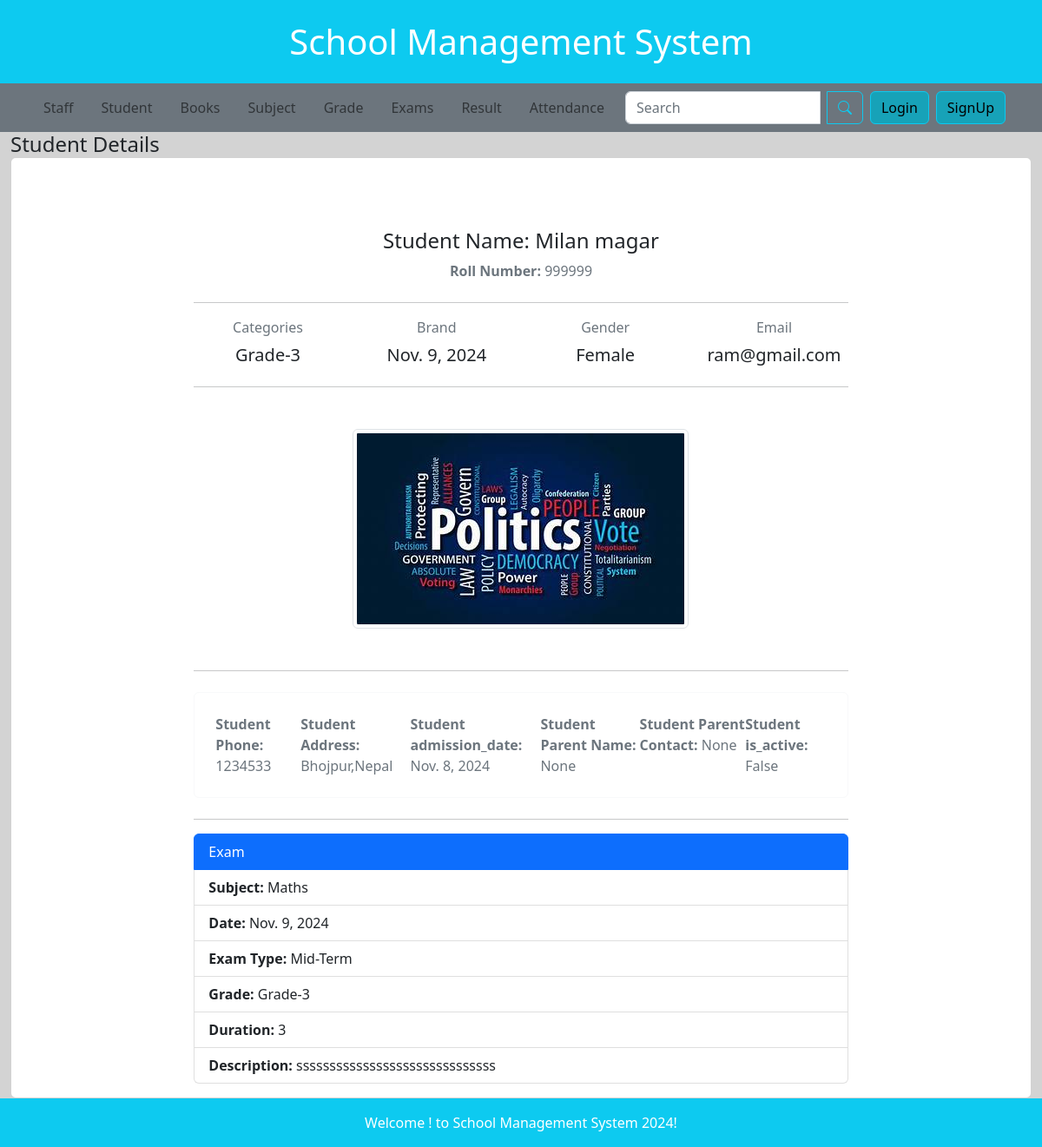
The app's page /student/2detail with its own data.
### smsapp/models.py (models this page shows, shortened)
class DateTimeModel(models.Model):
    created_at = models.DateTimeField(auto_now_add=True)
    updated_at = models.DateTimeField(auto_now=True)
    class Meta:
        abstract = True  # This makes DateTimeModel an abstract base class

class Student(DateTimeModel):
    name = models.CharField(max_length=100)
    roll_number = models.CharField(max_length=10, unique=True)
    grade = models.ForeignKey(Grade, on_delete=models.CASCADE, related_name='students')
    date_of_birth = models.DateField()
    gender = models.CharField(max_length=10, choices=[('Male', 'Male'), ('Female', 'Female'), ('Other', 'Other')])
    email = models.EmailField(unique=True, blank=True, null=True)
    phone = models.CharField(max_length=15, blank=True, null=True)  # Changed to CharField
    address = models.CharField(max_length=255, blank=True, null=True)
    admission_date = models.DateField()
    profile_picture = models.ImageField(upload_to='students/', blank=True, null=True)
    parent_name = models.CharField(max_length=100, blank=True, null=True)
    parent_contact = models.CharField(max_length=15, blank=True, null=True)
    is_active = models.BooleanField(default=True)

class Grade(DateTimeModel):
    name = models.CharField(max_length=50, unique=True)
    description = models.TextField(blank=True, null=True)
    def __str__(self):
        return self.name

class Exam(DateTimeModel):
    EXAM_TYPE_CHOICES = [
        ('Mid-Term', 'Mid-Term'),
        ('Final-Term', 'Final-Term'),
    ]
    subject = models.ForeignKey(Subject, on_delete=models.CASCADE, related_name='exams')
    date = models.DateField()
    exam_type = models.CharField(max_length=10, choices=EXAM_TYPE_CHOICES)
    grade = models.ForeignKey(Grade, on_delete=models.CASCADE, related_name='exams')
    duration = models.PositiveIntegerField(help_text="Duration in minutes")
    description = models.TextField(blank=True, null=True)

class Subject(DateTimeModel):
    name = models.CharField(max_length=100, unique=True)
    grade = models.ForeignKey('Grade', on_delete=models.CASCADE)
    description = models.TextField(blank=True, null=True)

### smsapp/views.py (the view)
# urls.py: path('student/<int:id>detail', StudentDetailView.as_view(), name='student_detail'),
class StudentDetailView(TemplateView):
    template_name = "student/detail.html"
    def get_context_data(self, **kwargs):
        context = super().get_context_data(**kwargs)
        student_id = self.kwargs.get('id')
        detail_obj = Student.objects.get(id=student_id)
        exam_obj = Exam.objects.get(id=student_id)
        context['exam_detail'] = exam_obj
        context['student_detail'] = detail_obj
        return context

### templates/student/detail.html (shortened to what this page needs)
{% extends 'home.html' %}
{% load static %}
{% block mainblock %}
<div class="main-content">
    <div class="page-content">
        <div class="container-fluid">
            <div class="row">
                <div class="col-12">
                    <div class="page-title-box d-flex align-items-center justify-content-between">
                        <h4 class="mb-0 font-size-18">Student Details</h4>
                    </div>
                </div>
            </div>
            <div class="row">
                <div class="col-lg-12">
                    <div class="card">
                        <div class="card-body">
                            <div class="pt-3">
                                <div class="row justify-content-center">
                                    <div class="col-xl-8">
                                        <div>
                                            <div class="text-center">
                                                <div class="mb-4">
                                                    <a href="#" class="badge badge-light font-size-12">
                                                    </a>
                                                </div>
                                                <h4>Student Name: {{ student_detail.name }}</h4>
                                                <p class="text-muted mb-4"><b>Roll Number:</b>  {{ student_detail.roll_number }}</p>
                                            </div>
                                            <hr>
                                            <div class="text-center">
                                                <div class="row">
                                                    <div class="col-sm-3">
                                                        <div>
                                                            <p class="text-muted mb-2">Categories</p>
                                                            <h5 class="font-size-15">{{ student_detail.grade }}</h5>
                                                        </div>
                                                    </div>
                                                    <div class="col-sm-3">
                                                        <div class="mt-4 mt-sm-0">
                                                            <p class="text-muted mb-2">Brand</p>
                                                            <h5 class="font-size-15">{{ student_detail.date_of_birth }}</h5>
                                                        </div>
                                                    </div>
                                                    <div class="col-sm-3">
                                                        <div class="mt-4 mt-sm-0">
                                                            <p class="text-muted mb-2">Gender</p>
                                                            <h5 class="font-size-15">{{ student_detail.gender }}</h5>
                                                        </div>
                                                    </div>
                                                    <div class="col-sm-3">
                                                        <div class="mt-4 mt-sm-0">
                                                            <p class="text-muted mb-2">Email</p>
                                                            <h5 class="font-size-15">{{ student_detail.email }}</h5>
                                                        </div>
                                                    </div>
                                                </div>
                                            </div>
                                            <hr>
                                            <div class="my-5">
                                                <img src="{{ student_detail.profile_picture.url }}" alt="" class="img-thumbnail mx-auto d-block">
                                            </div>
                                            <hr>
                                            <div class="mt-4">
                                                <div class="text-muted font-size-14">
                                                    <blockquote class="p-4 border-light border rounded mb-4">
                                                        <div class="d-flex">
                                                            <div>
                                                                <p class="mb-0"><b>Student Phone: </b>{{ student_detail.phone }}</p>
                                                            </div>
                                                            <div>
                                                                <p class="mb-0"><b>Student Address: </b>{{ student_detail.address }}</p>
                                                            </div>
                                                            <div>
                                                                <p class="mb-0"><b>Student admission_date: </b>{{ student_detail.admission_date }}</p>
                                                            </div>
                                                            <div>
                                                                <p class="mb-0"><b>Student Parent Name: </b>{{ student_detail.parent_name }}</p>
                                                            </div>
                                                            <div>
                                                                <p class="mb-0"><b>Student Parent Contact: </b>{{ student_detail.parent_contact }}</p>
                                                            </div>
                                                            <div>
                                                                <p class="mb-0"><b>Student is_active: </b>{{ student_detail.is_active }}</p>
                                                            </div>
                                                        </div>
                                                    </blockquote>
                                                </div>
                                                <hr>
                                            </div>
                                            <div>
                                                <ul class="list-group">
                                                    <li class="list-group-item active">{{exam_detail.student.name}} Exam</li>
                                                    <li class="list-group-item"><b>Subject: </b>{{exam_detail.subject.name}}</li>
                                                    <li class="list-group-item"><b>Date: </b>{{exam_detail.date}}</li>
                                                    <li class="list-group-item"><b>Exam Type: </b>{{exam_detail.exam_type}}</li>
                                                    <li class="list-group-item"><b>Grade: </b>{{exam_detail.grade}}</li>
                                                    <li class="list-group-item"><b>Duration: </b>{{exam_detail.duration}}</li>
                                                    <li class="list-group-item"><b>Description: </b>{{exam_detail.description}}</li>
                                                  </ul>
                                            </div>
                                        </div>
                                    </div>
                                </div>
                            </div>
                        </div>
                    </div>
                </div>
            </div>
        </div>
    </div>
</div>
{% endblock %}

### templates/home.html (shortened to what this page needs)
<!DOCTYPE html>
<html lang="en">
    <head>
        <link rel="stylesheet" href="https://cdn.jsdelivr.net/npm/bootstrap@5.2.3/dist/css/bootstrap.min.css" />
        <link href="https://cdn.jsdelivr.net/npm/bootstrap-icons/font/bootstrap-icons.css" rel="stylesheet">
        <link href="https://cdnjs.cloudflare.com/ajax/libs/font-awesome/6.0.0-beta3/css/all.min.css" rel="stylesheet">
    </head>
<body class="d-flex flex-column min-vh-100">
    <h1 class="text-center bg-info text-white p-4 m-0">School Management System</h1>
    <nav class="navbar navbar-expand-lg navbar-light bg-secondary">
        <div class="container">
            <div class="collapse navbar-collapse" id="navbarSupportedContent">
                <ul class="navbar-nav me-auto mb-3 mb-lg-0">
                    <li class="nav-item">
                        <a class="nav-link hover-white me-3" href="{% url 'smsapp:staff_list' %}">Staff</a>
                    </li>
                    <li class="nav-item">
                        <a class="nav-link hover-white me-3" href="{% url 'smsapp:student_list' %}">Student</a>
                    </li>
                    <li class="nav-item">
                        <a class="nav-link hover-white me-3" href="{% url 'smsapp:books_list' %}">Books</a>
                    </li>
                    <li class="nav-item">
                        <a class="nav-link hover-white me-3" href="{% url 'smsapp:subject_list'%}">Subject</a>
                    </li>
                    <li class="nav-item">
                        <a class="nav-link hover-white me-3" href="{% url 'smsapp:grade_list' %}">Grade</a>
                    </li>
                    <li class="nav-item">
                        <a class="nav-link hover-white me-3" href="{% url 'smsapp:exam_list' %}">Exams</a>
                    </li>
                    <li class="nav-item">
                        <a class="nav-link hover-white me-3" href="{% url 'smsapp:result_list' %}">Result</a>
                    </li>
                    <li class="nav-item">
                        <a class="nav-link hover-white me-3" href="{% url 'smsapp:attendance_list' %}">Attendance</a>
                    </li>
                </ul>
                <div class="d-flex">
                    <form class="form-inline me-2">
                        <div class="input-group">
                            <input class="form-control me-sm-2" type="search" placeholder="Search" aria-label="Search">
                            <button class="btn btn-outline-info" type="submit">
                                <i class="bi bi-search"></i>
                            </button>
                        </div>
                    </form>
                    {% if request.user.is_authenticated %}
                        <a href="{% url 'smsapp:customer_logout' %}" class="btn btn-info me-2">Logout</a>
                    {% else %}
                        <a class="btn btn-info me-2" href="{% url 'smsapp:customer_login' %}">Login</a>
                        <a class="btn btn-info" href="{% url 'smsapp:customer_registration' %}">SignUp</a>
                    {% endif %}
                </div>
            </div>
        </div>
    </nav>
    <main class="flex-grow-1">
        {% block mainblock %}{% endblock %}
    </main>
    <footer class="bg-primary text-center bg-info text-white py-3 mt-auto">
        <div class="container">
            <p class="mb-0">Welcome ! to School Management System 2024!</p>
        </div>
    </footer>
</body>
</html>

### templates/home.html (style rules this page uses)
body { background-color: lightgray; }
.btn-info { background-color: #17a2b8; }

### records on screen
Student: name "Milan magar", roll_number "999999", grade "Grade-3", date_of_birth "Nov. 9, 2024", gender "Female", email "ram@gmail.com", profile_picture (picture), phone "1234533", address "Bhojpur,Nepal", admission_date "Nov. 8, 2024", parent_name "None", parent_contact "None", is_active "False"
Exam: subject.name "Maths", date "Nov. 9, 2024", exam_type "Mid-Term", grade "Grade-3", duration "3", description "ssssssssssssssssssssssssssssss"
